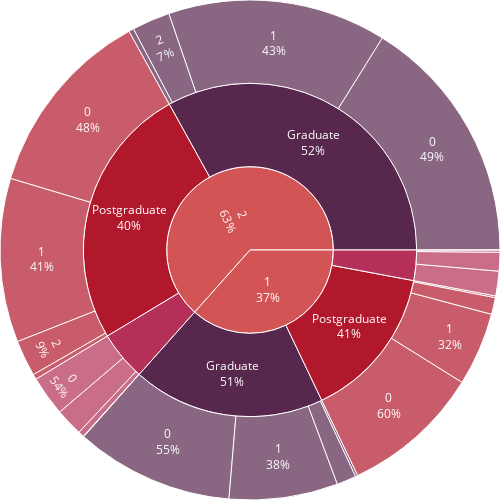

Here is the notebook cell this chart was saved with:
### Code cell
import plotly.express as px

# Define your custom colors
colors = ['#57274e', '#b2182b', '#b43058', '#d35454']

# Create the sunburst chart
sunburst_fig = px.sunburst(df, path=['family_size', 'education', 'children'], values='spent', color='education', width=500, height=500,
                            color_discrete_sequence=colors,
                            custom_data=['spent', 'family_size', 'education', 'children'])

# Customize the text color to white
sunburst_fig.update_traces(textinfo='label+percent parent', insidetextfont=dict(color='white'))

# Customize the hover template
sunburst_fig.update_traces(hovertemplate='<b>%{label}</b><br>Spent: %{customdata[0]}<extra></extra>')

# Customize the separation border color to white
sunburst_fig.update_traces(marker_line=dict(color='white', width=1))

sunburst_fig.update_layout(uniformtext_minsize=12, uniformtext_mode='hide', margin=dict(l=0, r=0, b=0, t=0),
                           paper_bgcolor='rgba(0,0,0,0)', plot_bgcolor='rgba(0,0,0,0)', sunburstcolorway=['white'])

# Show the chart
sunburst_fig.show()

### Figure 1 — Plotly figure (JSON) as saved in the notebook; plotly's stock layout.template omitted (floating-point values rounded to 4 significant figures)
{"data": [{"branchvalues": "total", "customdata": [[136920, 1, "Graduate", 0], [200265, 1, "Postgraduate", "(?)"], [442209, 2, "Graduate", "(?)"], [249795, 1, "Graduate", "(?)"], [422, 2, "Undergraduate", 3], [1500, 1, "Postgraduate", 3], [4389, 2, "Graduate", 3], [1932, 1, "Undergraduate", 2], [489432, 1, "(?)", "(?)"], [32853, 2, "Graduate", 2], [23844, 2, "Undergraduate", 1], [31279, 2, "Postgraduate", 2], [215723, 2, "Graduate", 0], [120816, 1, "Postgraduate", 0], [165011, 2, "Postgraduate", 0], [94059, 1, "Graduate", 1], [16828, 1, "Graduate", 2], [63944, 2, "Undergraduate", "(?)"], [39372, 1, "Undergraduate", "(?)"], [342457, 2, "Postgraduate", "(?)"], [21280, 1, "Undergraduate", 0], [17, 1, "Undergraduate", 3], [4459, 2, "Postgraduate", 3], [34558, 2, "Undergraduate", 0], [5120, 2, "Undergraduate", 2], [189244, 2, "Graduate", 1], [63426, 1, "Postgraduate", 1], [14523, 1, "Postgraduate", 2], [141708, 2, "Postgraduate", 1], [848610, 2, "(?)", "(?)"], [1988, 1, "Graduate", 3], [16143, 1, "Undergraduate", 1]], "domain": {"x": [0, 1], "y": [0, 1]}, "hovertemplate": "<b>%{label}</b><br>Spent: %{customdata[0]}<extra></extra>", "ids": ["1/Graduate/0", "1/Postgraduate", "2/Graduate", "1/Graduate", "2/Undergraduate/3", "1/Postgraduate/3", "2/Graduate/3", "1/Undergraduate/2", "1", "2/Graduate/2", "2/Undergraduate/1", "2/Postgraduate/2", "2/Graduate/0", "1/Postgraduate/0", "2/Postgraduate/0", "1/Graduate/1", "1/Graduate/2", "2/Undergraduate", "1/Undergraduate", "2/Postgraduate", "1/Undergraduate/0", "1/Undergraduate/3", "2/Postgraduate/3", "2/Undergraduate/0", "2/Undergraduate/2", "2/Graduate/1", "1/Postgraduate/1", "1/Postgraduate/2", "2/Postgraduate/1", "2", "1/Graduate/3", "1/Undergraduate/1"], "insidetextfont": {"color": "white"}, "labels": ["0", "Postgraduate", "Graduate", "Graduate", "3", "3", "3", "2", "1", "2", "1", "2", "0", "0", "0", "1", "2", "Undergraduate", "Undergraduate", "Postgraduate", "0", "3", "3", "0", "2", "1", "1", "2", "1", "2", "3", "1"], "marker": {"colors": ["#57274e", "#b2182b", "#57274e", "#57274e", "#b43058", "#b2182b", "#57274e", "#b43058", "#d35454", "#57274e", "#b43058", "#b2182b", "#57274e", "#b2182b", "#b2182b", "#57274e", "#57274e", "#b43058", "#b43058", "#b2182b", "#b43058", "#b43058", "#b2182b", "#b43058", "#b43058", "#57274e", "#b2182b", "#b2182b", "#b2182b", "#d35454", "#57274e", "#b43058"], "line": {"color": "white", "width": 1}}, "name": "", "parents": ["1/Graduate", "1", "2", "1", "2/Undergraduate", "1/Postgraduate", "2/Graduate", "1/Undergraduate", "", "2/Graduate", "2/Undergraduate", "2/Postgraduate", "2/Graduate", "1/Postgraduate", "2/Postgraduate", "1/Graduate", "1/Graduate", "2", "1", "2", "1/Undergraduate", "1/Undergraduate", "2/Postgraduate", "2/Undergraduate", "2/Undergraduate", "2/Graduate", "1/Postgraduate", "1/Postgraduate", "2/Postgraduate", "", "1/Graduate", "1/Undergraduate"], "textinfo": "label+percent parent", "type": "sunburst", "values": [136920, 200265, 442209, 249795, 422, 1500, 4389, 1932, 489432, 32853, 23844, 31279, 215723, 120816, 165011, 94059, 16828, 63944, 39372, 342457, 21280, 17, 4459, 34558, 5120, 189244, 63426, 14523, 141708, 848610, 1988, 16143]}], "layout": {"height": 500, "legend": {"tracegroupgap": 0}, "margin": {"b": 0, "l": 0, "r": 0, "t": 0}, "paper_bgcolor": "rgba(0,0,0,0)", "plot_bgcolor": "rgba(0,0,0,0)", "sunburstcolorway": ["white"], "uniformtext": {"minsize": 12, "mode": "hide"}, "width": 500}}
